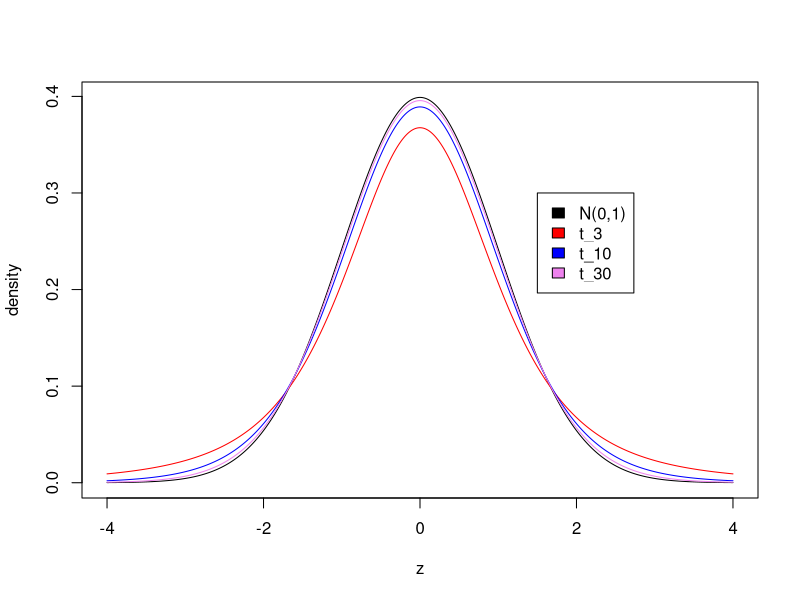
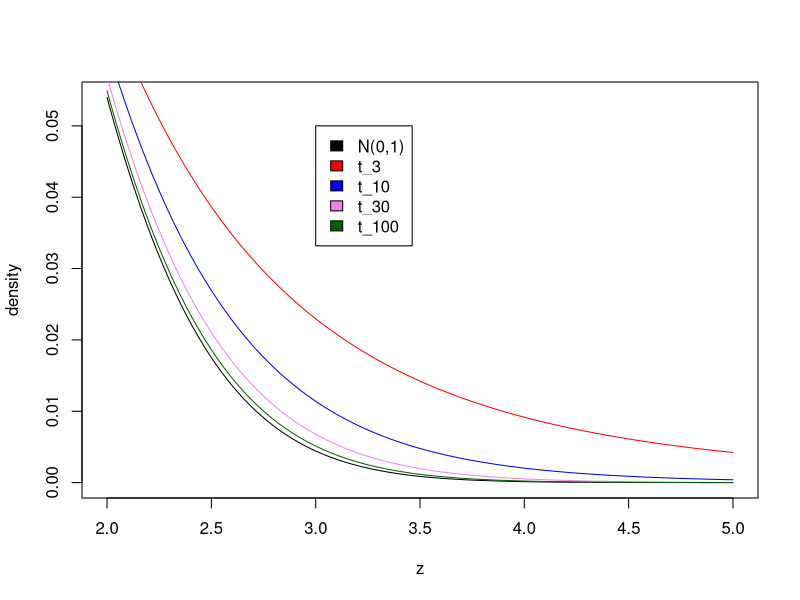
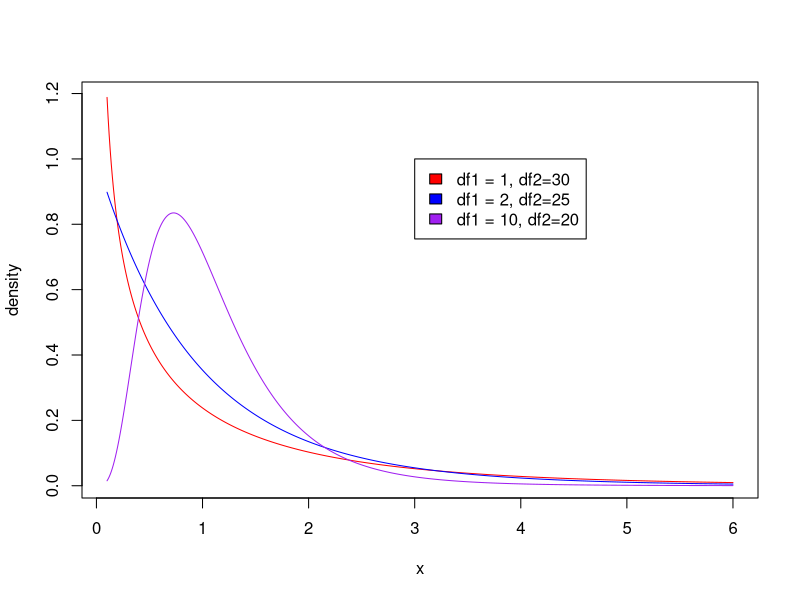

Source code (R) for these figures, in order:
## ---- chunk 1
knitr::opts_chunk$set(echo = FALSE, warning=FALSE, message=FALSE)
options(tibble.width=70)
## ---- chunk 2
z <- -400:400/100
plot(z, dnorm(z), xlab="z", ylab="density", type="l")
lines(z, dt(z, 3), col="red")
lines(z, dt(z, 10), col="blue")
lines(z, dt(z, 30), col="violet")
legend(1.5, 0.3, legend = c("N(0,1)", "t_3", "t_10", "t_30"), fill = c("black", "red", "blue", "violet"))
## ---- chunk 3
z <- 200:500/100
plot(z, dnorm(z), xlab="z", ylab="density", type="l")
lines(z, dt(z, 3), col="red")
lines(z, dt(z, 10), col="blue")
lines(z, dt(z, 30), col="violet")
lines(z, dt(z, 100), col="darkgreen")
legend(3, 0.05, legend = c("N(0,1)", "t_3", "t_10", "t_30", "t_100"), fill = c("black", "red", "blue", "violet", "darkgreen"))
## ---- chunk 4
z <- seq(0.1, 6, by=0.01)
plot(z, df(z, 1, 30), type="l", col="red", xlab="x", ylab="density")
lines(z, df(z, 2, 25), col="blue")
lines(z, df(z, 10, 20), col="purple")
legend(3, 1, legend = c("df1 = 1, df2=30", "df1 = 2, df2=25", "df1 = 10, df2=20"),
       fill=c("red", "blue", "purple"))
